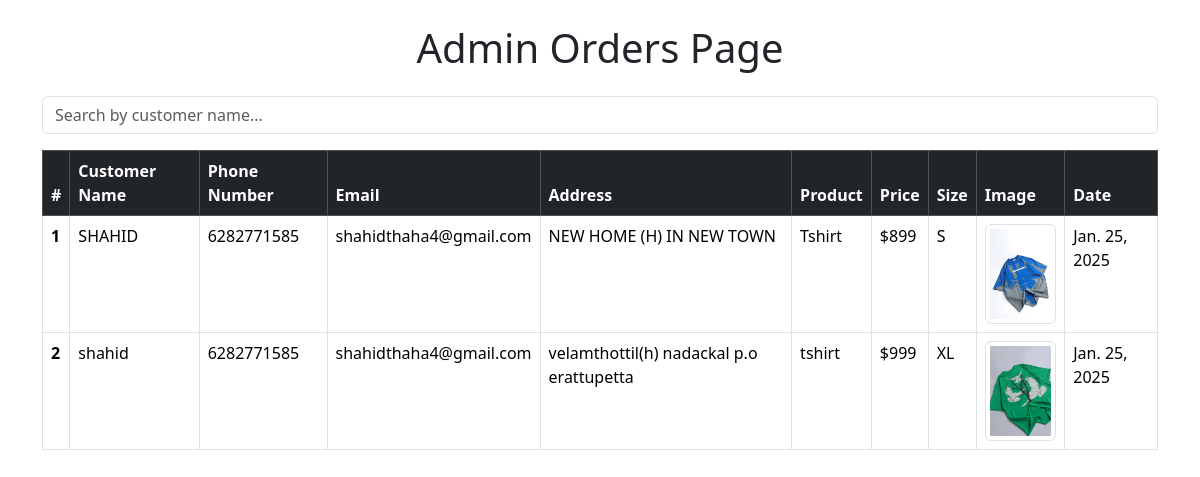
The page /booking on the database its author committed.
### app/models.py (models this page shows, shortened)
class Buy(models.Model):
    user = models.ForeignKey(User, on_delete=models.CASCADE)
    product = models.ForeignKey(Product, on_delete=models.CASCADE)
    price = models.IntegerField()
    date = models.DateField(auto_now_add=True)
    size = models.ForeignKey(Size, on_delete=models.CASCADE)

class Order(models.Model):
    customer_name = models.CharField(max_length=100)
    phone_number = models.CharField(max_length=15, blank=True, null=True)  # Allows null values
    email = models.EmailField()
    address = models.TextField(blank=True, null=True)  # Allows null values
    created_at = models.DateTimeField(auto_now_add=True)

class Product(models.Model):
    pro_id = models.TextField()
    name = models.TextField()
    price = models.IntegerField()
    offer_price = models.IntegerField()
    img = models.FileField()
    rating = models.TextField()
    dis = models.TextField()
    sizes = models.ManyToManyField(Size, related_name='Sizes')
    quantity = models.PositiveIntegerField(default=0)  # New field for stock quantity

class Size(models.Model):
    size = models.CharField(max_length=10)  # E.g., '6', '7', '8.5', '9', '10'
    def __str__(self):
        return self.size

### app/views.py (the view)
# urls.py: path('booking',views.booking),
def booking(req):
    buys = Buy.objects.all().order_by('-date')
    orders = Order.objects.all().order_by('-created_at')
    combined_data = zip(buys, orders)  # Pair the Buy and Order objects
    return render(req, 'shop/booking.html', {'combined_data': combined_data})

### templates/shop/booking.html (shortened to what this page needs)
<!DOCTYPE html>
<html lang="en">
<head>
    <link href="https://cdn.jsdelivr.net/npm/bootstrap@5.3.3/dist/css/bootstrap.min.css" rel="stylesheet">
</head>
<body>
    <div class="container mt-4">
        <h1 class="text-center mb-4">Admin Orders Page</h1>
        <div class="mb-3">
            <input type="text" id="searchInput" class="form-control" placeholder="Search by customer name...">
        </div>
        <div class="table-responsive">
            <table class="table table-bordered table-hover">
                <thead class="table-dark">
                    <tr>
                        <th>#</th>
                        <th>Customer Name</th>
                        <th>Phone Number</th>
                        <th>Email</th>
                        <th>Address</th>
                        <th>Product</th>
                        <th>Price</th>
                        <th>Size</th>
                        <th>Image</th>
                        <th>Date</th>
                    </tr>
                </thead>
                <tbody id="ordersTable">
                    {% for buy, order in combined_data %}
                    <tr>
                        <th>{{ forloop.counter }}</th>
                        <td>{{ order.customer_name }}</td>
                        <td>{{ order.phone_number }}</td>
                        <td>{{ order.email }}</td>
                        <td>{{ order.address }}</td>
                        <td>{{ buy.product.name }}</td>
                        <td>${{ buy.price }}</td>
                        <td>{{ buy.size }}</td>
                        <td>
                            <img src="{{ buy.product.img.url }}" alt="{{ buy.product.name }}" class="img-thumbnail" style="height: 100px; width: auto;">
                        </td>
                        <td>{{ buy.date }}</td>
                    </tr>
                    {% endfor %}
                </tbody>
            </table>
        </div>
    </div>
</body>
</html>

### rows shown on the page
Buy: customer_name "SHAHID", phone_number "6282771585", email "shahidthaha4@gmail.com", address "NEW HOME (H) IN NEW TOWN", product.name "Tshirt", price "899", size "S", product.img (picture), date "Jan. 25, 2025"
Buy: customer_name "shahid", phone_number "6282771585", email "shahidthaha4@gmail.com", address "velamthottil(h) nadackal p.o erattupetta", product.name "tshirt", price "999", size "XL", product.img (picture), date "Jan. 25, 2025"
